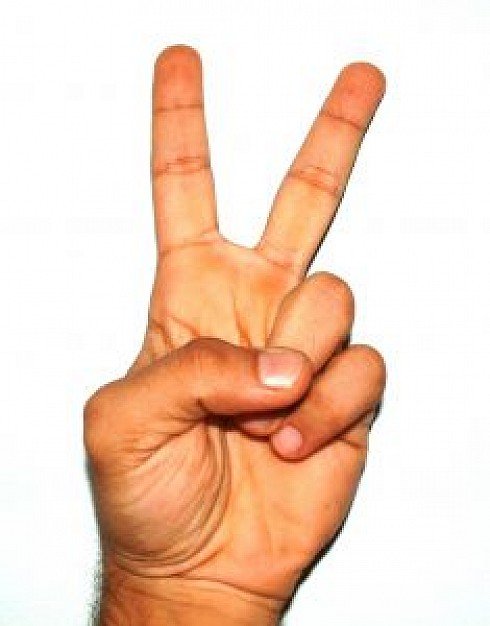
%> input picture 1.jpg, 490 x 626 px
$ octave --eval "result = Hand('1.jpg');"   (GNU Octave 9; MATLAB toolbox functions it lacks are replaced by stand-ins)
%> lines starting %> are read from the running program, lines starting %| are printed output that depends on the picture; in (x1, y1, x2, y2) boxes, pixels count from 0 and x2, y2 are one past the last pixel; in counts of white or black regions, pixels touching at a corner belong together; the program's own positions count from 1
function [ number ] = Hand( I )
%> called with I = '1.jpg'
I= imread(I);
%> I is the input picture: size 626x490x3 uint8; mean R, G, B 242.4, 213.5, 194.8
figure,imshow(I);
I = rgb2gray(I);
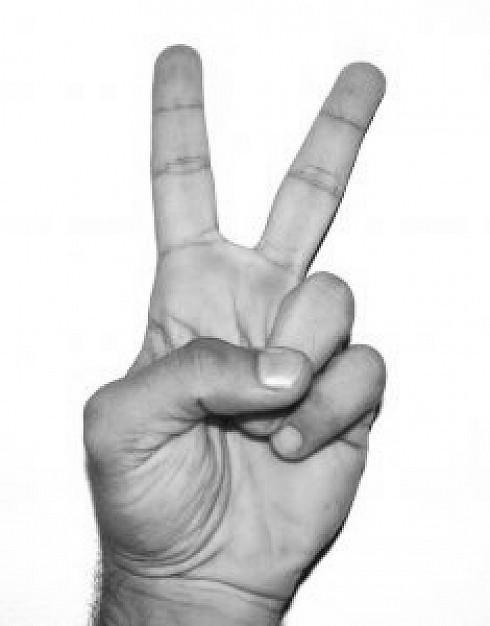
%> I: size 626x490 uint8; min 2, max 255, mean 220
I = im2bw(I,0.9);
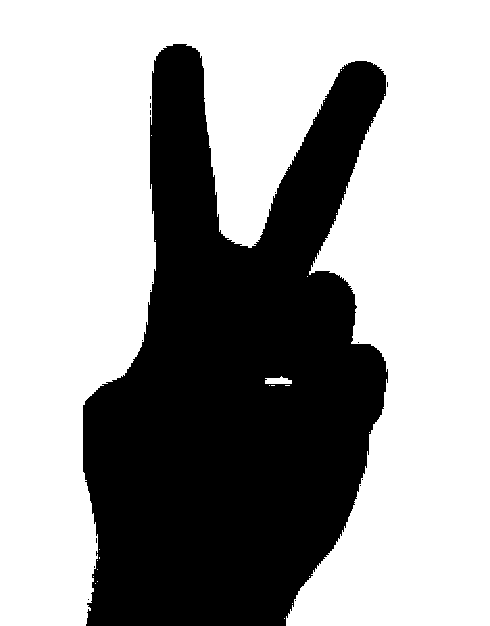
%> I: size 626x490 logical; 63% white; 16 black regions (15 under 20 px), largest, box (x1, y1, x2, y2) and area: (83, 44, 388, 626) 113372
I = ~I;
se = strel('disk',30);
B=imerode(I,se);
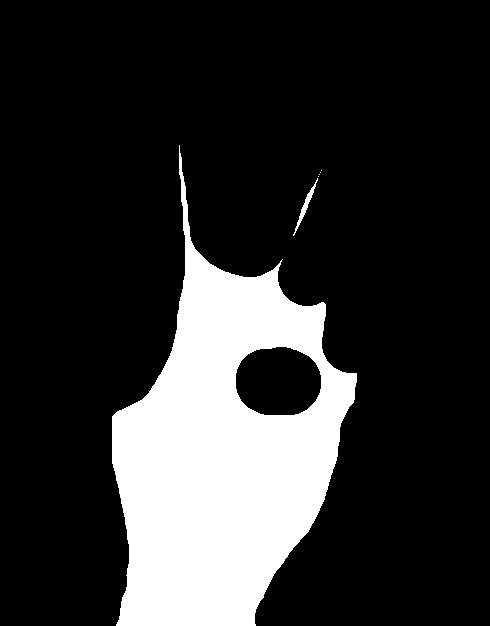
%> B: size 626x490 logical; 18.9% white; 6 white regions (4 under 20 px), largest, box (x1, y1, x2, y2) and area: (112, 145, 357, 626) 57857, (293, 178, 318, 236) 209
bw=imdilate(B,se);
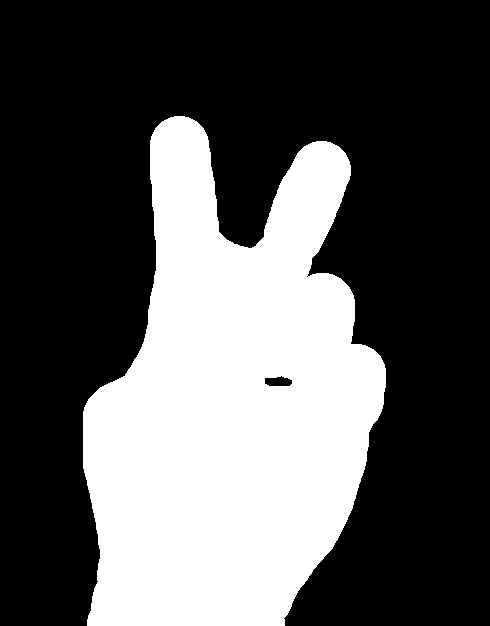
%> bw: size 626x490 logical; 33.9% white; 1 white region, box (x1, y1, x2, y2) and area: (83, 116, 386, 626) 104000
sub=I-bw;
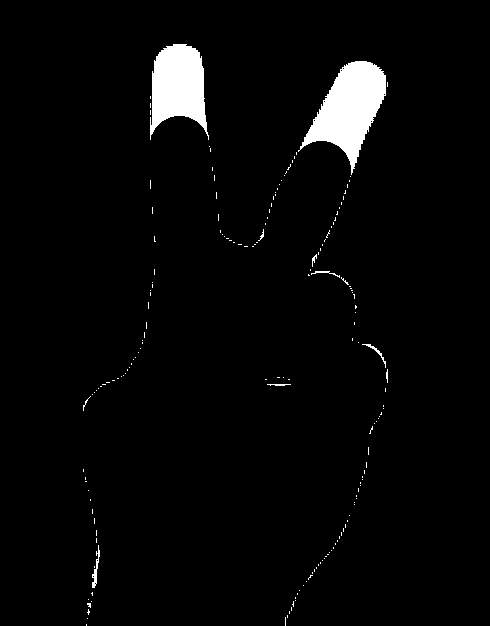
%> sub: size 626x490 double; values 0 (black) and 1 (white), 3.1% white; 182 white regions (172 under 20 px), largest, box (x1, y1, x2, y2) and area: (298, 61, 386, 175) 4725, (150, 44, 209, 140) 3776, (92, 545, 100, 588) 119
s = strel('disk',10);
img=imerode(sub,s);
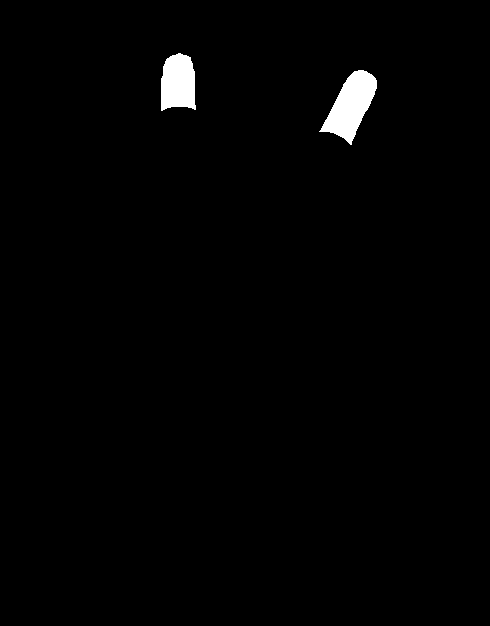
%> img: size 626x490 double; values 0 (black) and 1 (white), 1.3% white; 2 white regions, box (x1, y1, x2, y2) and area: (319, 70, 377, 145) 2207, (161, 53, 196, 111) 1682
[L, num] = bwlabel(img);
%> L: size 626x490 double; 3 distinct labels, from 0 to 2
%> num = 2
number=num;
%> number = 2
end

$ run again, on 4.jpg
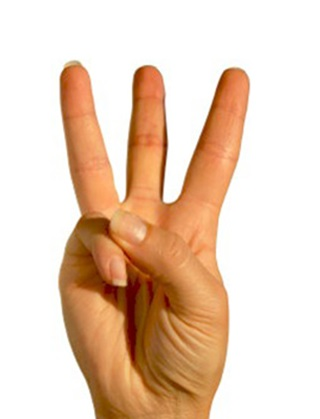
%> input picture 4.jpg, 320 x 419 px
%> in Hand, I is the input picture: size 419x320x3 uint8; mean R, G, B 234, 208.5, 188.4
%> in Hand, `I = im2bw(I,0.9);`:
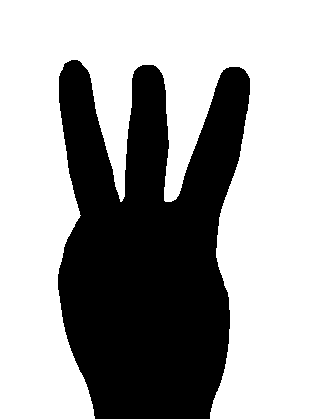
%> I: size 419x320 logical; 63.9% white; 1 black region, box (x1, y1, x2, y2) and area: (58, 60, 250, 419) 48438
%> B: size 419x320 logical; 12.8% white; 1 white region, box (x1, y1, x2, y2) and area: (87, 221, 201, 419) 17156
%> bw: size 419x320 logical; 24.4% white; 1 white region, box (x1, y1, x2, y2) and area: (58, 192, 230, 419) 32765
%> sub: size 419x320 double; values 0 (black) and 1 (white), 11.7% white; 15 white regions (12 under 20 px), largest, box (x1, y1, x2, y2) and area: (177, 67, 250, 226) 5635, (59, 60, 120, 215) 5278, (123, 65, 169, 200) 4748
%> img: size 419x320 double; values 0 (black) and 1 (white), 5.2% white; 3 white regions, box (x1, y1, x2, y2) and area: (191, 76, 241, 198) 2614, (68, 70, 106, 196) 2274, (134, 74, 160, 184) 2079
%> in Hand, `[L, num] = bwlabel(img);`:
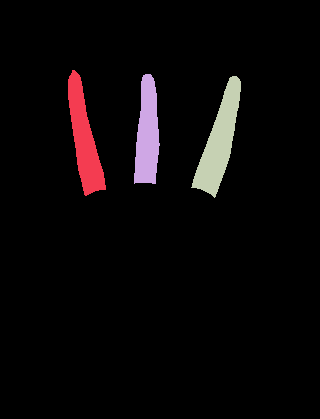
%> L: size 419x320 double; 4 distinct labels, from 0 to 3; one colour per label, 0 black
%> num = 3
